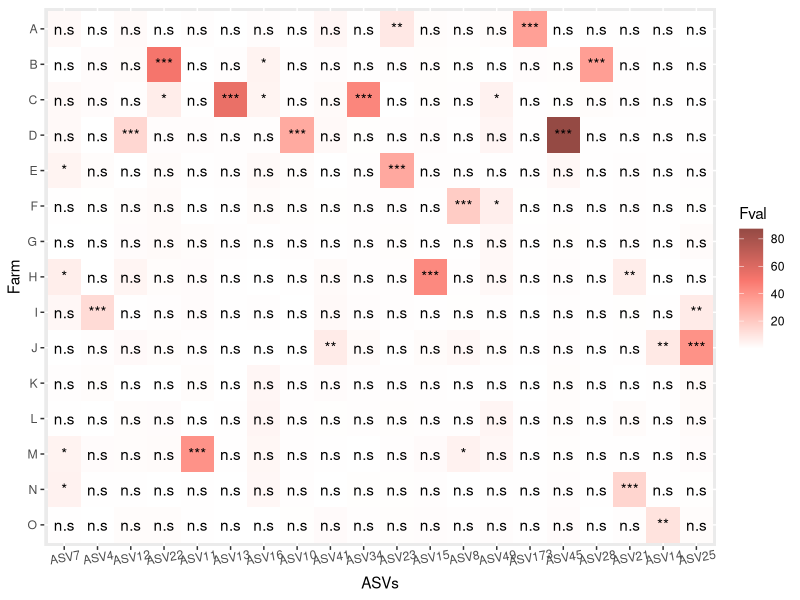
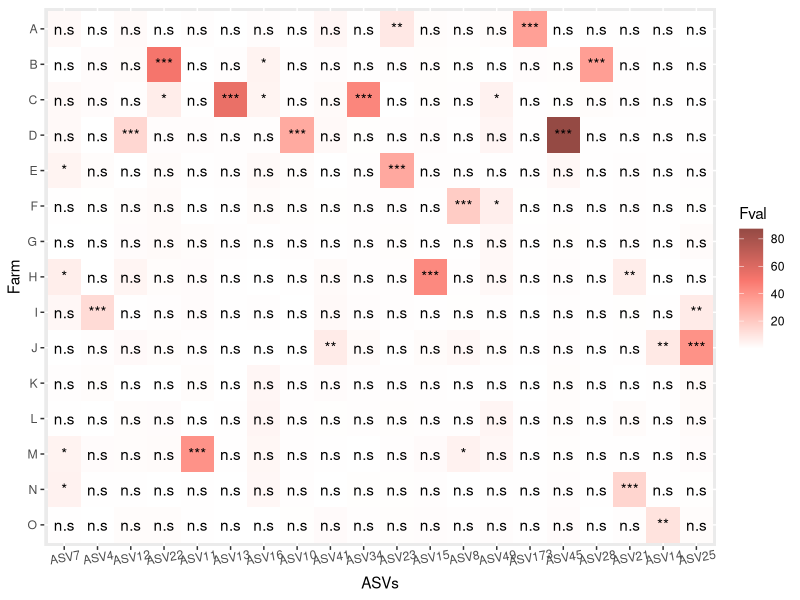

Here is the R script that generated these plots, in order:
library("tidyverse")
library("reshape2")

setwd("C:/Users/TeruY/Desktop/dada2")
data <- read.csv("anova_lm_for_allASVs_eachfarm.csv",header=T, row.names=1)

Fval <- cbind(data[,1],data[,3],data[,5],data[,7],data[,9],data[,11],data[,13],data[,15],data[,17],data[,19],data[,21],data[,23],data[,25],data[,27],data[,29])
Pval <- cbind(data[,2],data[,4],data[,6],data[,8],data[,10],data[,12],data[,14],data[,16],data[,18],data[,20],data[,22],data[,24],data[,26],data[,28],data[,30])
Fval <- Fval[1:20,]
Pval <- Pval[1:20,]
colnames(Fval) <- c("A","B","C","D","E","F","G","H","I","J","K","L","M","N","O")
colnames(Pval) <- c("A","B","C","D","E","F","G","H","I","J","K","L","M","N","O")
rownames(Fval) <- rownames(data) [1:20]
rownames(Pval) <- rownames(data) [1:20]

melt.F <- melt(Fval)
melt.P <- melt(Pval) 

melt <- cbind(melt.F,melt.P[,3])
colnames(melt) <- c("ASVs", "Farm","Fval","Pval")

melt$ASVs <- factor(melt$ASVs, levels = c("ASV7","ASV4","ASV12","ASV22","ASV11","ASV13","ASV16","ASV10","ASV41","ASV34","ASV23","ASV15","ASV8","ASV49","ASV173","ASV45","ASV28","ASV21","ASV14","ASV25"))
melt$Farm <- factor(melt$Farm, levels=c("O","N","M","L","K","J","I","H","G","F","E","D","C","B","A"))

ggplot (melt, aes(x=ASVs, y=Farm, fill =Fval))+
geom_tile()+
scale_fill_gradient2(low = "white", mid = "#f8766d", high = "#753c37", midpoint=50)+
geom_text(aes(label = Pval))+
theme(axis.text.x = element_text(angle = 10, hjust=0.5,vjust=1))

ggsave(file = "ASVs.anova.Heatmap.png", height=5,width=10)
